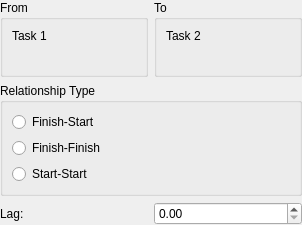
<ui version="4.0" >
 <author>Dag Andersen &lt;danders@get2net.dk></author>
 <class>KPlato::RelationPanel</class>
 <widget class="QWidget" name="KPlato::RelationPanel" >
  <property name="enabled" >
   <bool>true</bool>
  </property>
  <property name="geometry" >
   <rect>
    <x>0</x>
    <y>0</y>
    <width>302</width>
    <height>225</height>
   </rect>
  </property>
  <property name="sizePolicy" >
   <sizepolicy vsizetype="Preferred" hsizetype="Preferred" >
    <horstretch>0</horstretch>
    <verstretch>0</verstretch>
   </sizepolicy>
  </property>
  <property name="minimumSize" >
   <size>
    <width>0</width>
    <height>0</height>
   </size>
  </property>
  <property name="windowTitle" >
   <string>RelationPanel</string>
  </property>
  <layout class="QVBoxLayout" >
   <property name="leftMargin" >
    <number>0</number>
   </property>
   <property name="topMargin" >
    <number>0</number>
   </property>
   <property name="rightMargin" >
    <number>0</number>
   </property>
   <property name="bottomMargin" >
    <number>0</number>
   </property>
   <item>
    <layout class="QHBoxLayout" >
     <property name="spacing" >
      <number>6</number>
     </property>
     <property name="leftMargin" >
      <number>0</number>
     </property>
     <property name="topMargin" >
      <number>0</number>
     </property>
     <property name="rightMargin" >
      <number>0</number>
     </property>
     <property name="bottomMargin" >
      <number>0</number>
     </property>
     <item>
      <widget class="QGroupBox" name="groupBox" >
       <property name="title" >
        <string>From</string>
       </property>
       <layout class="QHBoxLayout" >
        <property name="spacing" >
         <number>6</number>
        </property>
        <property name="leftMargin" >
         <number>9</number>
        </property>
        <property name="topMargin" >
         <number>9</number>
        </property>
        <property name="rightMargin" >
         <number>9</number>
        </property>
        <property name="bottomMargin" >
         <number>9</number>
        </property>
        <item>
         <widget class="QLabel" name="fromName" >
          <property name="text" >
           <string>Task 1</string>
          </property>
          <property name="alignment" >
           <set>Qt::AlignLeading|Qt::AlignLeft|Qt::AlignTop</set>
          </property>
          <property name="wordWrap" >
           <bool>true</bool>
          </property>
         </widget>
        </item>
       </layout>
      </widget>
     </item>
     <item>
      <widget class="QGroupBox" name="groupBox_2" >
       <property name="title" >
        <string>To</string>
       </property>
       <layout class="QHBoxLayout" >
        <property name="spacing" >
         <number>6</number>
        </property>
        <property name="leftMargin" >
         <number>9</number>
        </property>
        <property name="topMargin" >
         <number>9</number>
        </property>
        <property name="rightMargin" >
         <number>9</number>
        </property>
        <property name="bottomMargin" >
         <number>9</number>
        </property>
        <item>
         <widget class="QLabel" name="toName" >
          <property name="text" >
           <string>Task 2</string>
          </property>
          <property name="alignment" >
           <set>Qt::AlignLeading|Qt::AlignLeft|Qt::AlignTop</set>
          </property>
          <property name="wordWrap" >
           <bool>true</bool>
          </property>
         </widget>
        </item>
       </layout>
      </widget>
     </item>
    </layout>
   </item>
   <item>
    <widget class="QGroupBox" name="relationType" >
     <property name="title" >
      <string>Relationship Type</string>
     </property>
     <layout class="QVBoxLayout" >
      <property name="spacing" >
       <number>6</number>
      </property>
      <property name="leftMargin" >
       <number>9</number>
      </property>
      <property name="topMargin" >
       <number>9</number>
      </property>
      <property name="rightMargin" >
       <number>9</number>
      </property>
      <property name="bottomMargin" >
       <number>9</number>
      </property>
      <item>
       <widget class="QRadioButton" name="bFinishStart" >
        <property name="text" >
         <string>Finish-Start</string>
        </property>
       </widget>
      </item>
      <item>
       <widget class="QRadioButton" name="bFinishFinish" >
        <property name="text" >
         <string>Finish-Finish</string>
        </property>
       </widget>
      </item>
      <item>
       <widget class="QRadioButton" name="bStartStart" >
        <property name="text" >
         <string>Start-Start</string>
        </property>
       </widget>
      </item>
     </layout>
    </widget>
   </item>
   <item>
    <layout class="QHBoxLayout" >
     <item>
      <widget class="QLabel" name="textLabel1" >
       <property name="text" >
        <string>Lag:</string>
       </property>
       <property name="alignment" >
        <set>Qt::AlignLeading|Qt::AlignLeft|Qt::AlignVCenter</set>
       </property>
       <property name="wordWrap" >
        <bool>true</bool>
       </property>
      </widget>
     </item>
     <item>
      <widget class="DurationSpinBox" name="lag" />
     </item>
    </layout>
   </item>
  </layout>
 </widget>
 <layoutdefault spacing="6" margin="11" />
 <customwidgets>
  <customwidget>
   <class>DurationSpinBox</class>
   <extends>QDoubleSpinBox</extends>
   <header>kptdurationspinbox.h</header>
  </customwidget>
 </customwidgets>
 <resources/>
 <connections/>
</ui>
